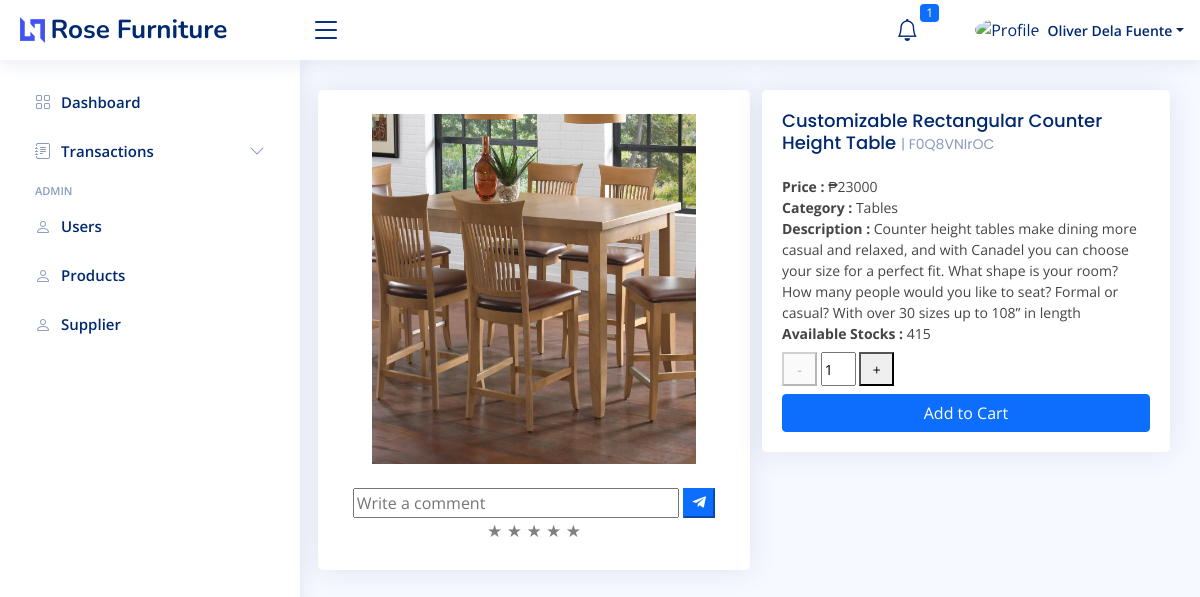
/ecommerce/product?id=2&code=F0Q8VNIrOC (signed in), run on the app's committed database.
### tables this page shows
CREATE TABLE `tbl_users` (
  `user_id` int(11) NOT NULL,
  `first_name` varchar(100) DEFAULT NULL,
  `last_name` varchar(100) DEFAULT NULL,
  `address` varchar(250) DEFAULT NULL,
  `contact_no` varchar(50) DEFAULT NULL,
  `username` varchar(100) DEFAULT NULL,
  `password` varchar(100) DEFAULT NULL,
  `email` varchar(100) DEFAULT NULL,
  `group_code` int(11) DEFAULT NULL,
  `logistic_id` int(11) DEFAULT 0,
  `status` int(11) DEFAULT 1
);

CREATE TABLE `tbl_products` (
  `product_id` int(11) NOT NULL,
  `product_code` varchar(100) DEFAULT NULL,
  `product_name` varchar(100) DEFAULT NULL,
  `product_price` varchar(100) DEFAULT NULL,
  `product_quantity` varchar(100) DEFAULT NULL,
  `product_category` varchar(100) DEFAULT NULL,
  `product_description` varchar(1000) DEFAULT NULL,
  `product_image` varchar(100) DEFAULT NULL,
  `supplier_id` int(11) DEFAULT NULL,
  `product_status` varchar(100) DEFAULT '1'
);

### ecommerce/product.php (the view, shortened to what this page needs)
<?php include '../includes/header_ecommerce.php'; ?>
<?php
@require_once '../database/connection.php';
$product_code = $_GET['code'];
$id = $_GET['id'];
$query = $conn->query("SELECT * FROM `tbl_products` WHERE `product_code` = '$product_code' AND  product_id = '$id' ");
$row = $query->fetch_assoc();
?>
    <section class="section dashboard">
      <div class="row">
        <div class="col-lg-6">
          <div class="row">
              <div class="card info-card customers-card">
                <div class="p-4 text-center">
                <img src="../ecommerce/uploads/<?= $row['product_image'] ?>" width="90%" height="350px" alt="">
                </div>
  <div class="text-center">
    <input type="text" class="" id="comment_text" placeholder="Write a comment" style="width: 80%;">
    <button type="button" class="btn-primary submit" id="submit"><i class='bx bxl-telegram'></i></button>
            <div class="rating">
          <span class="star" data-rating="1">&#9733;</span>
          <span class="star" data-rating="2">&#9733;</span>
          <span class="star" data-rating="3">&#9733;</span>
          <span class="star" data-rating="4">&#9733;</span>
          <span class="star" data-rating="5">&#9733;</span>
        </div>
  </div>
  <div>
  </div>
              </div>
          </div>
        </div>
        <div class="col-lg-6">
          <div class="card">
            <div class="card-body">
              <h5 class="card-title"><?= $row['product_name'] ?> <span>| <?= $row['product_code'] ?></span></h5>
              <div class="activity">
                <div class="activity-item d-flex">
                  <div style="margin-right: 5px;"><b>Price : </b>₱<?= $row['product_price'] ?></div>
                </div>
                <div class="activity-item d-flex">
                  <div style="margin-right: 5px;"><b>Category : </b><?= $row['product_category'] ?></div>
                </div>
                <div class="activity-item d-flex">
                  <div class="" style="margin-right: 5px;"><b>Description : </b><?= $row['product_description'] ?></div>
                </div>
                <div class="activity-item d-flex">
                  <div style="margin-right: 5px;"><b>Available Stocks : </b><?= $row['product_quantity'] ?>
                <input type="hidden" id="limitQty" value="<?= $row['product_quantity'] ?>"></div>
                </div>
                <div class="mt-2">
                  <button id="countMinus" style="width: 35px; height: 34px;">-</button>
                  <input type="text" id="count" value="1" readonly style="width: 35px; height: 34px;">
                  <button id="countPlus" style="width: 35px; height: 34px;">+</button>
                  <button class="btn btn-primary w-100 mt-2 addItem">Add to Cart</button>
                </div>
              </div>
            </div>
          </div>
        </div>
      </div>
    </section>
  <?php include '../includes/footer_ecommerce.php'; ?>

### includes/header_ecommerce.php (shortened to what this page needs)
<?php
@require_once '../database/connection.php';
$curPageName = substr($_SERVER["SCRIPT_NAME"], strrpos($_SERVER["SCRIPT_NAME"], "/") + 1);
$getID     = $_SESSION['user_id'];
$queryUser = $conn->query("SELECT * FROM `tbl_users` WHERE `user_id` = '" . $getID . "' ");
$user      = $queryUser->fetch_assoc();
?>
<!DOCTYPE html>
<html lang="en">
<head>
  <link href="https://cdn.jsdelivr.net/npm/select2@4.1.0-rc.0/dist/css/select2.min.css" rel="stylesheet" />
  <link rel="stylesheet" href="https://cdnjs.cloudflare.com/ajax/libs/font-awesome/6.4.2/css/all.min.css" />
  <link href="assets/vendor/bootstrap-icons/bootstrap-icons.css" rel="stylesheet">
  <link href="assets/vendor/boxicons/css/boxicons.min.css" rel="stylesheet">
  <link href="assets/vendor/quill/quill.snow.css" rel="stylesheet">
  <link href="assets/vendor/quill/quill.bubble.css" rel="stylesheet">
  <link href="assets/vendor/remixicon/remixicon.css" rel="stylesheet">
  <link href="assets/css/bootstrap.min.css" rel="stylesheet">
  <link rel="stylesheet" href="assets/css/bsDatatable.css">
  <link href="https://cdn.jsdelivr.net/npm/sweetalert2@11.7.32/dist/sweetalert2.min.css" rel="stylesheet">
  <link href="assets/css/style.css" rel="stylesheet">
</head>
<body>
  <header id="header" class="header fixed-top d-flex align-items-center">
    <div class="d-flex align-items-center justify-content-between">
      <a href="home" class="logo d-flex align-items-center">
        <img src="assets/img/logo.png" alt="">
        <span class="d-none d-lg-block">Rose Furniture</span>
      </a>
      <i class="bi bi-list toggle-sidebar-btn"></i>
    </div>
    <nav class="header-nav ms-auto">
      <ul class="d-flex align-items-center">
        <li class="nav-item dropdown">
          <a class="nav-link nav-icon" href="#" data-bs-toggle="dropdown">
            <i class="bi bi-bell"></i>
            <span class="badge bg-primary badge-number">
              <?php
              $sqlCountAdmin = mysqli_query($conn, "SELECT COUNT(notification_id) as 'id' FROM tbl_notifications WHERE receiver_id = '" . $_SESSION['user_id'] . "' AND status = 1 ");
              $rowCoundAdmin = mysqli_fetch_assoc($sqlCountAdmin);
              echo $rowCoundAdmin['id'];
              ?>
            </span>
          </a>
        </li>
        <li class="nav-item dropdown pe-3">
          <a class="nav-link nav-profile d-flex align-items-center pe-0" href="#" data-bs-toggle="dropdown">
            <img src="https://th.bing.com/th/id/OIP.LG6UqvINZmEBMrUzrhADJAHaHa?pid=ImgDet&rs=1" alt="Profile" class="rounded-circle">
            <span class="d-none d-md-block dropdown-toggle ps-2"><?php echo $user['first_name'] ?> <?php echo $user['last_name'] ?></span>
          </a>
        </li>
      </ul>
    </nav>
  </header>
  <aside id="sidebar" class="sidebar">
    <ul class="sidebar-nav" id="sidebar-nav">
      <?php
      if ($_SESSION['group_code'] == 1 || $_SESSION['group_code'] == 5  || $_SESSION['group_code'] == 4) {
      ?>
        <li class="nav-item">
          <a class="nav-link <?php if ($curPageName != "dashboard.php") {
                                echo 'collapsed';
                              } ?>" href="dashboard">
            <i class="bi bi-grid"></i>
            <span>Dashboard</span>
          </a>
        </li>
      <?php
      }else if($_SESSION['group_code'] == 3){
      }
      ?>
      <?php
      if ($_SESSION['group_code'] == 2) {
      ?>
        <li class="nav-item">
          <a class="nav-link <?php if ($curPageName != "my_cart.php") {
                                echo 'collapsed';
                              } ?>" href="../ecommerce/my_cart">
            <i class="bx bx-cart-alt"></i><span>My Cart</span>
            <?php
            $cartSelect = $conn->query("SELECT COUNT(cart_id) AS 'count' FROM tbl_cart_items WHERE user_id = '$getID' AND status = 1 ");
            $cartItem = $cartSelect->fetch_assoc();
            ?>
            <div class="text-end" style="margin-left: 5px;">
              <span class="badge bg-success badge-number"><?= $cartItem['count'] ?></span>
            </div>
          </a>
        </li>
        <li class="nav-item">
          <a class="nav-link <?php if ($curPageName != "my_purchase.php") {
                                echo 'collapsed';
                              } ?>" href="../ecommerce/my_purchase?history=to_pay">
            <i class="bi bi-menu-button-wide"></i><span>My Purchase</span>
            <!-- <?php
                  $cartSelect = $conn->query("SELECT COUNT(order_id) AS 'count' FROM tbl_order_detail_items WHERE user_id = '$getID' AND status = 1 ");
                  $cartItem = $cartSelect->fetch_assoc();
                  ?>
             <div class="text-end" style="margin-left: 5px;">
            <span class="badge bg-success badge-number"><?= $cartItem['count'] ?></span>
            </div> -->
          </a>
        </li>
<!--
        <li class="nav-item">
          <a class="nav-link <?php if ($curPageName != "cancelled_transactions.php") {
                                echo 'collapsed';
                              } ?>" href="cancelled_transactions">
            <i class="bi bi-menu-button-wide"></i><span>Completed Transactions</span>
          </a>
        </li>
        <li class="nav-item">
          <a class="nav-link <?php if ($curPageName != "cancelled_transactions.php") {
                                echo 'collapsed';
                              } ?>" href="cancelled_transactions">
            <i class="bi bi-menu-button-wide"></i><span>Cancelled Transactions</span>
          </a>
        </li> -->
      <?php
      } else if ($_SESSION['group_code'] == 1 || $_SESSION['group_code'] == 5) {
      ?>
        <li class="nav-item">
          <a class="nav-link collapsed" data-bs-target="#forms-nav" data-bs-toggle="collapse" href="#">
            <i class="bi bi-journal-text"></i><span>Transactions</span><i class="bi bi-chevron-down ms-auto"></i>
          </a>
        </li>
      <?php
      } else if ($_SESSION['group_code'] == 3) {
      ?>
        <li class="nav-item">
          <a class="nav-link collapsed" data-bs-target="#forms-nav" data-bs-toggle="collapse" href="#">
            <i class="bi bi-journal-text"></i><span>Transactions</span><i class="bi bi-chevron-down ms-auto"></i>
          </a>
          <ul id="forms-nav" class="nav-content collapsed collapse
        <?php
        if ($curPageName == "for_pickup.php" || $curPageName == "receiving.php" || $curPageName == "delivery.php" || $curPageName == "for_refund.php") {
          echo 'show';
        }
        ?>" data-bs-parent="#sidebar-nav">
            <li>
              <a href="receiving">
                <i class="bi bi-circle" style="<?php if ($curPageName == "receiving.php") {
                                                  echo 'background: darkblue;';
                                                } ?>"></i><span>My Receiving</span>
              </a>
            </li>
            <li>
              <a href="delivery">
                <i class="bi bi-circle" style="<?php if ($curPageName == "delivery.php") {
                                                  echo 'background: darkblue;';
                                                } ?>"></i><span>To Deliver</span>
              </a>
            </li>
            <li>
              <a href="for_refund">
                <i class="bi bi-circle" style="<?php if ($curPageName == "for_refund.php") {
                                                  echo 'background: darkblue;';
                                                } ?>"></i><span>For Refund</span>
              </a>
            </li>
            <li>
              <a href="for_pickup">
                <i class="bi bi-circle" style="<?php if ($curPageName == "for_pickup.php") {
                                                  echo 'background: darkblue;';
                                                } ?>"></i><span>For Pick Up of Customer</span>
              </a>
            </li>
          </ul>
        </li>
      <?php
      }
      ?>
      <?php
      if ($_SESSION['group_code'] == 5 || $_SESSION['group_code'] == 1 || $_SESSION['group_code'] == 4) {
      ?>
      <?php
        if($_SESSION['group_code'] == 1){
          ?>
                  <li class="nav-heading">Admin</li>
        <li class="nav-item">
          <a class="nav-link <?php if ($curPageName != "users.php") {
                                echo 'collapsed';
                              } ?>" href="users">
            <i class="bi bi-person"></i>
            <span>Users</span>
          </a>
        </li>
          <?php
        }else if($_SESSION['group_code'] == 2){
          ?>
                  <li class="nav-heading">Manager</li>
          <?php
        }
        else {
          ?>
                  <li class="nav-heading">Inventory</li>
          <?php
        }
      ?>
        <li class="nav-item">
          <a class="nav-link <?php if ($curPageName != "products.php") {
                                echo 'collapsed';
                              } ?>" href="products">
            <i class="bi bi-person"></i>
            <span>Products</span>
          </a>
        </li>
        <li class="nav-item">
          <a class="nav-link <?php if ($curPageName != "supplier.php") {
                                echo 'collapsed';
                              } ?>" href="supplier">
            <i class="bi bi-person"></i>
            <span>Supplier</span>
          </a>
        </li>
      <?php
      }
      ?>
    </ul>
  </aside>
  <main id="main" class="main">

### ecommerce/assets/css/style.css (style rules this page uses)
:root { scroll-behavior: smooth; }
body { font-family: "Open Sans", sans-serif; background: #f6f9ff; color: #444444; }
a { color: #4154f1; text-decoration: none; }
h1, h2, h3, h4, h5, h6 { font-family: "Nunito", sans-serif; }
#main { margin-top: 60px; padding: 20px 30px; transition: all 0.3s; }
.card { margin-bottom: 30px; border: none; border-radius: 5px; box-shadow: 0px 0 30px rgba(1, 41, 112, 0.1); }
.card-title { padding: 20px 0 15px 0; font-size: 18px; font-weight: 500; color: #012970; font-family: "Poppins", sans-serif; }
.card-title span { color: #899bbd; font-size: 14px; font-weight: 400; }
.card-body { padding: 0 20px 20px 20px; }
.logo { line-height: 1; }
@media (min-width: 1200px) { .logo { width: 280px; } }
.logo img { max-height: 26px; margin-right: 6px; }
.logo span { font-size: 26px; font-weight: 700; color: #012970; font-family: "Nunito", sans-serif; }
.header { transition: all 0.5s; z-index: 997; height: 60px; box-shadow: 0px 2px 20px rgba(1, 41, 112, 0.1); background-color: #fff; padding-left: 20px; }
.header .toggle-sidebar-btn { font-size: 32px; padding-left: 10px; cursor: pointer; color: #012970; }
.header-nav ul { list-style: none; }
.header-nav>ul { margin: 0; padding: 0; }
.header-nav .nav-icon { font-size: 22px; color: #012970; margin-right: 25px; position: relative; }
.header-nav .nav-profile { color: #012970; }
.header-nav .nav-profile img { max-height: 36px; }
.header-nav .nav-profile span { font-size: 14px; font-weight: 600; }
.header-nav .badge-number { position: absolute; inset: -2px -5px auto auto; font-weight: normal; font-size: 12px; padding: 3px 6px; }
.sidebar { position: fixed; top: 60px; left: 0; bottom: 0; width: 300px; z-index: 996; transition: all 0.3s; padding: 20px; overflow-y: auto; scrollbar-width: thin; scrollbar-color: #aab7cf transparent; box-shadow: 0px 0px 20px rgba(1, 41, 112, 0.1); background-color: #fff; }
@media (min-width: 1200px) { #main, #footer { margin-left: 300px; } }
.sidebar-nav { padding: 0; margin: 0; list-style: none; }
.sidebar-nav li { padding: 0; margin: 0; list-style: none; }
.sidebar-nav .nav-item { margin-bottom: 5px; }
.sidebar-nav .nav-heading { font-size: 11px; text-transform: uppercase; color: #899bbd; font-weight: 600; margin: 10px 0 5px 15px; }
.sidebar-nav .nav-link { display: flex; align-items: center; font-size: 15px; font-weight: 600; color: #4154f1; transition: 0.3; background: #f6f9ff; padding: 10px 15px; border-radius: 4px; }
.sidebar-nav .nav-link i { font-size: 16px; margin-right: 10px; color: #4154f1; }
.sidebar-nav .nav-link.collapsed { color: #012970; background: #fff; }
.sidebar-nav .nav-link.collapsed i { color: #899bbd; }
.sidebar-nav .nav-link .bi-chevron-down { margin-right: 0; transition: transform 0.2s ease-in-out; }
.dashboard .info-card { padding-bottom: 10px; }
.dashboard .activity { font-size: 14px; }

### ecommerce/product.php (style rules this page uses)
.rating { font-size: 17px; }
.star { cursor: pointer; color: gray; transition: color 0.2s; }

### data on the page
tbl_users: first_name "Oliver", last_name "Dela Fuente"
tbl_products: product_image (picture), product_name "Customizable Rectangular Counter Height Table", product_code "F0Q8VNIrOC", product_price "23000", product_category "Tables", product_description "Counter height tables make dining more casual and relaxed, and with Canadel you can choose your size for a perfect fit. What shape is your room? How many people would you like to seat? Formal or casual? With over 30 sizes up to 108” in length", product_quantity "415"

### other printed values
$rowCoundAdmin['id'] "1"
